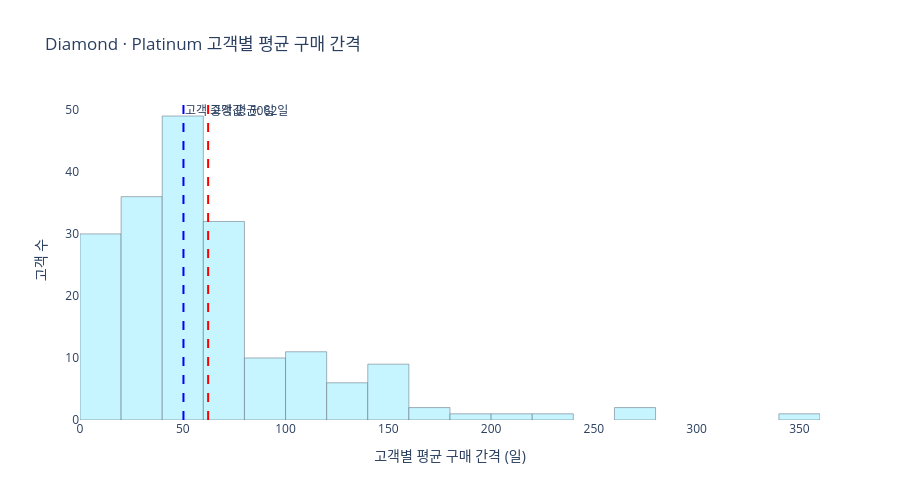

This figure's notebook cell:
### Code cell
# 고객마다 구매 간격 수가 달라 이벤트 평균은 다빈도 고객에 더 큰 가중치를 준다.
# 고객별 평균 간격을 먼저 계산해 고객을 동일 가중으로 비교한다.
customer_cycle = (
    df_cycle.groupby(['고객ID', '등급'], as_index=False)['구매_사이클']
    .mean()
    .rename(columns={'구매_사이클': '고객별_평균구매간격'})
)
mean_val = customer_cycle['고객별_평균구매간격'].mean()
median_val = customer_cycle['고객별_평균구매간격'].median()

fig = go.Figure(go.Histogram(
    x=customer_cycle['고객별_평균구매간격'],
    marker=dict(color='#B9F2FF', line=dict(color='#2c3e50', width=0.5)),
    opacity=0.8, nbinsx=30,
))
fig.add_vline(x=mean_val, line_dash='dash', line_color='red', annotation_text=f'고객 평균: {mean_val:.0f}일')
fig.add_vline(x=median_val, line_dash='dash', line_color='blue', annotation_text=f'고객 중앙값: {median_val:.0f}일')
fig.update_layout(
    title='Diamond · Platinum 고객별 평균 구매 간격',
    xaxis_title='고객별 평균 구매 간격 (일)', yaxis_title='고객 수',
    plot_bgcolor='white', height=500,
)
fig.show()
customer_cycle['고객별_평균구매간격'].describe().round(1)

### Figure 1 — Plotly figure (JSON) as saved in the notebook; plotly's stock layout.template omitted (floating-point values rounded to 4 significant figures; data arrays with more than 128 entries replaced by an {"elided": "..."} marker saying what was removed)
{"data": [{"marker": {"color": "#B9F2FF", "line": {"color": "#2c3e50", "width": 0.5}}, "nbinsx": 30, "opacity": 0.8, "type": "histogram", "x": {"elided": "191 float values"}}], "layout": {"annotations": [{"showarrow": false, "text": "고객 평균: 62일", "x": 62.32, "xanchor": "left", "xref": "x", "y": 1, "yanchor": "top", "yref": "y domain"}, {"showarrow": false, "text": "고객 중앙값: 50일", "x": 50.33, "xanchor": "left", "xref": "x", "y": 1, "yanchor": "top", "yref": "y domain"}], "height": 500, "plot_bgcolor": "white", "shapes": [{"line": {"color": "red", "dash": "dash"}, "type": "line", "x0": 62.32, "x1": 62.32, "xref": "x", "y0": 0, "y1": 1, "yref": "y domain"}, {"line": {"color": "blue", "dash": "dash"}, "type": "line", "x0": 50.33, "x1": 50.33, "xref": "x", "y0": 0, "y1": 1, "yref": "y domain"}], "title": {"text": "Diamond · Platinum 고객별 평균 구매 간격"}, "xaxis": {"title": {"text": "고객별 평균 구매 간격 (일)"}}, "yaxis": {"title": {"text": "고객 수"}}}}
